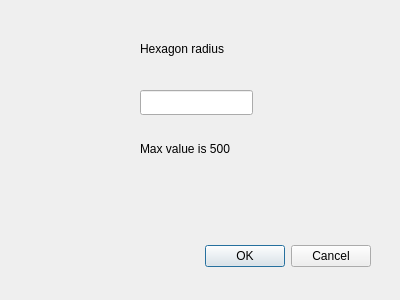
<?xml version="1.0" encoding="UTF-8"?>
<ui version="4.0">
 <class>HexagonDialog</class>
 <widget class="QDialog" name="HexagonDialog">
  <property name="geometry">
   <rect>
    <x>0</x>
    <y>0</y>
    <width>400</width>
    <height>300</height>
   </rect>
  </property>
  <property name="windowTitle">
   <string>Dialog</string>
  </property>
  <widget class="QDialogButtonBox" name="buttonBox">
   <property name="geometry">
    <rect>
     <x>30</x>
     <y>240</y>
     <width>341</width>
     <height>32</height>
    </rect>
   </property>
   <property name="orientation">
    <enum>Qt::Horizontal</enum>
   </property>
   <property name="standardButtons">
    <set>QDialogButtonBox::Cancel|QDialogButtonBox::Ok</set>
   </property>
  </widget>
  <widget class="QLineEdit" name="lineEdit">
   <property name="geometry">
    <rect>
     <x>140</x>
     <y>90</y>
     <width>113</width>
     <height>25</height>
    </rect>
   </property>
  </widget>
  <widget class="QLabel" name="label">
   <property name="geometry">
    <rect>
     <x>140</x>
     <y>40</y>
     <width>111</width>
     <height>17</height>
    </rect>
   </property>
   <property name="text">
    <string>Hexagon radius</string>
   </property>
  </widget>
  <widget class="QLabel" name="label_2">
   <property name="geometry">
    <rect>
     <x>140</x>
     <y>140</y>
     <width>121</width>
     <height>17</height>
    </rect>
   </property>
   <property name="text">
    <string>Max value is 500</string>
   </property>
  </widget>
 </widget>
 <resources/>
 <connections>
  <connection>
   <sender>buttonBox</sender>
   <signal>accepted()</signal>
   <receiver>HexagonDialog</receiver>
   <slot>accept()</slot>
   <hints>
    <hint type="sourcelabel">
     <x>248</x>
     <y>254</y>
    </hint>
    <hint type="destinationlabel">
     <x>157</x>
     <y>274</y>
    </hint>
   </hints>
  </connection>
  <connection>
   <sender>buttonBox</sender>
   <signal>rejected()</signal>
   <receiver>HexagonDialog</receiver>
   <slot>reject()</slot>
   <hints>
    <hint type="sourcelabel">
     <x>316</x>
     <y>260</y>
    </hint>
    <hint type="destinationlabel">
     <x>286</x>
     <y>274</y>
    </hint>
   </hints>
  </connection>
 </connections>
</ui>
